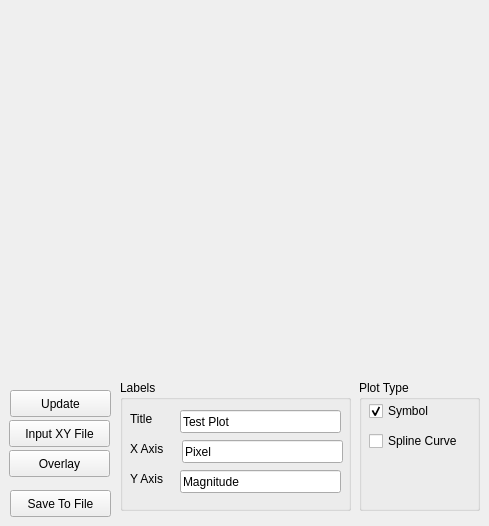
    <widget class="QWidget" name="PlotTab">
     <attribute name="title">
      <string>Plot</string>
     </attribute>
     <widget class="MyPlotWidget" name="myplotWidget" native="true">
      <property name="geometry">
       <rect>
        <x>10</x>
        <y>10</y>
        <width>461</width>
        <height>361</height>
       </rect>
      </property>
     </widget>
     <widget class="QPushButton" name="plot_inputXYButton">
      <property name="geometry">
       <rect>
        <x>9</x>
        <y>420</y>
        <width>101</width>
        <height>27</height>
       </rect>
      </property>
      <property name="text">
       <string>Input XY File</string>
      </property>
     </widget>
     <widget class="QGroupBox" name="groupBox_7">
      <property name="geometry">
       <rect>
        <x>359</x>
        <y>380</y>
        <width>121</width>
        <height>131</height>
       </rect>
      </property>
      <property name="title">
       <string>Plot Type</string>
      </property>
      <widget class="QCheckBox" name="symbCB">
       <property name="geometry">
        <rect>
         <x>10</x>
         <y>20</y>
         <width>92</width>
         <height>22</height>
        </rect>
       </property>
       <property name="text">
        <string>Symbol</string>
       </property>
       <property name="checked">
        <bool>true</bool>
       </property>
      </widget>
      <widget class="QCheckBox" name="splineCB">
       <property name="geometry">
        <rect>
         <x>10</x>
         <y>50</y>
         <width>101</width>
         <height>22</height>
        </rect>
       </property>
       <property name="text">
        <string>Spline Curve</string>
       </property>
      </widget>
     </widget>
     <widget class="QPushButton" name="plot_saveFileButton">
      <property name="geometry">
       <rect>
        <x>10</x>
        <y>490</y>
        <width>101</width>
        <height>27</height>
       </rect>
      </property>
      <property name="text">
       <string>Save To File</string>
      </property>
     </widget>
     <widget class="QGroupBox" name="groupBox_8">
      <property name="geometry">
       <rect>
        <x>120</x>
        <y>380</y>
        <width>231</width>
        <height>131</height>
       </rect>
      </property>
      <property name="title">
       <string>Labels</string>
      </property>
      <widget class="QLineEdit" name="plot_titleLE">
       <property name="geometry">
        <rect>
         <x>60</x>
         <y>30</y>
         <width>161</width>
         <height>23</height>
        </rect>
       </property>
       <property name="text">
        <string>Test Plot</string>
       </property>
      </widget>
      <widget class="QLineEdit" name="plot_xLE">
       <property name="geometry">
        <rect>
         <x>62</x>
         <y>60</y>
         <width>161</width>
         <height>23</height>
        </rect>
       </property>
       <property name="text">
        <string>Pixel </string>
       </property>
      </widget>
      <widget class="QLineEdit" name="plot_yLE">
       <property name="geometry">
        <rect>
         <x>60</x>
         <y>90</y>
         <width>161</width>
         <height>23</height>
        </rect>
       </property>
       <property name="text">
        <string>Magnitude</string>
       </property>
      </widget>
      <widget class="QLabel" name="label_37">
       <property name="geometry">
        <rect>
         <x>10</x>
         <y>30</y>
         <width>41</width>
         <height>17</height>
        </rect>
       </property>
       <property name="text">
        <string>Title</string>
       </property>
      </widget>
      <widget class="QLabel" name="label_38">
       <property name="geometry">
        <rect>
         <x>10</x>
         <y>60</y>
         <width>51</width>
         <height>17</height>
        </rect>
       </property>
       <property name="text">
        <string>X Axis</string>
       </property>
      </widget>
      <widget class="QLabel" name="label_39">
       <property name="geometry">
        <rect>
         <x>10</x>
         <y>90</y>
         <width>41</width>
         <height>17</height>
        </rect>
       </property>
       <property name="text">
        <string>Y Axis</string>
       </property>
      </widget>
     </widget>
     <widget class="QPushButton" name="plot_updateButton">
      <property name="geometry">
       <rect>
        <x>10</x>
        <y>390</y>
        <width>101</width>
        <height>27</height>
       </rect>
      </property>
      <property name="text">
       <string>Update</string>
      </property>
     </widget>
     <widget class="QPushButton" name="plot_overlayXY">
      <property name="geometry">
       <rect>
        <x>9</x>
        <y>450</y>
        <width>101</width>
        <height>27</height>
       </rect>
      </property>
      <property name="text">
       <string>Overlay</string>
      </property>
     </widget>
    </widget>
